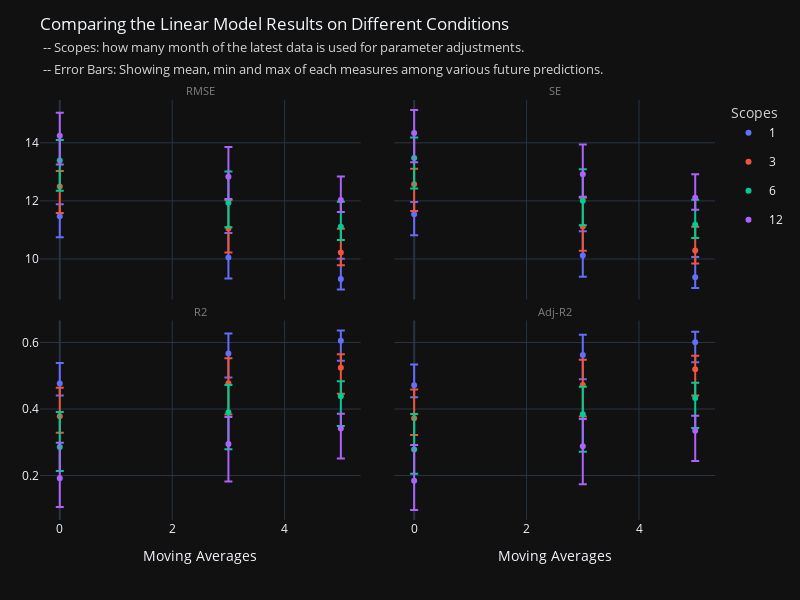
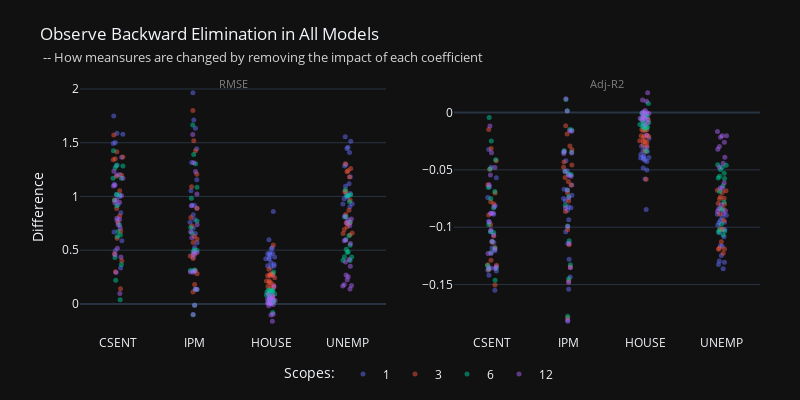

Notebook code cell kept with these figures, in order:
### Markdown cell above
### Multiple Non-linear Regression

### Code cell
R2 = Regression(df)
R2.create_data(['CSENT', 'IPM', 'HOUSE', 'UNEMP'], 'SP500', [1,3,5], [1,2,3,4,5,6], 1)

fig1_1, fig1_2 = R2.model_result(scopes=[1,3,6,12], model_name='Linear')

fig1_1.show()
fig1_2.show()

### Figure 1 — Plotly figure (JSON) as saved in the notebook; plotly's stock layout.template omitted (floating-point values rounded to 4 significant figures)
{"data": [{"error_y": {"array": [0.4148, 0.8352, 0.692], "arrayminus": [0.7197, 0.724, 0.3659]}, "hovertemplate": "SC=1<br>MA=%{x}<br>RMSE_mean=%{y}<extra></extra>", "legendgroup": "1", "marker": {"color": "#636efa", "symbol": "circle"}, "mode": "markers", "name": "1", "orientation": "v", "showlegend": true, "type": "scatter", "x": [0, 3, 5], "xaxis": "x", "y": [11.47, 10.06, 9.314], "yaxis": "y"}, {"error_y": {"array": [0.5296, 0.9835, 0.8144], "arrayminus": [0.9132, 0.827, 0.4399]}, "hovertemplate": "SC=3<br>MA=%{x}<br>RMSE_mean=%{y}<extra></extra>", "legendgroup": "3", "marker": {"color": "#EF553B", "symbol": "circle"}, "mode": "markers", "name": "3", "orientation": "v", "showlegend": true, "type": "scatter", "x": [0, 3, 5], "xaxis": "x", "y": [12.5, 11.05, 10.22], "yaxis": "y"}, {"error_y": {"array": [0.7039, 1.077, 0.8617], "arrayminus": [1.043, 0.8362, 0.4496]}, "hovertemplate": "SC=6<br>MA=%{x}<br>RMSE_mean=%{y}<extra></extra>", "legendgroup": "6", "marker": {"color": "#00cc96", "symbol": "circle"}, "mode": "markers", "name": "6", "orientation": "v", "showlegend": true, "type": "scatter", "x": [0, 3, 5], "xaxis": "x", "y": [13.39, 11.93, 11.11], "yaxis": "y"}, {"error_y": {"array": [0.7909, 1.025, 0.8072], "arrayminus": [0.9944, 0.77, 0.409]}, "hovertemplate": "SC=12<br>MA=%{x}<br>RMSE_mean=%{y}<extra></extra>", "legendgroup": "12", "marker": {"color": "#ab63fa", "symbol": "circle"}, "mode": "markers", "name": "12", "orientation": "v", "showlegend": true, "type": "scatter", "x": [0, 3, 5], "xaxis": "x", "y": [14.25, 12.83, 12.03], "yaxis": "y"}, {"error_y": {"array": [0.4178, 0.8407, 0.6967], "arrayminus": [0.7245, 0.7289, 0.3683]}, "hovertemplate": "SC=1<br>MA=%{x}<br>SE_mean=%{y}<extra></extra>", "legendgroup": "1", "marker": {"color": "#636efa", "symbol": "circle"}, "mode": "markers", "name": "1", "orientation": "v", "showlegend": false, "type": "scatter", "x": [0, 3, 5], "xaxis": "x2", "y": [11.54, 10.12, 9.372], "yaxis": "y2"}, {"error_y": {"array": [0.5333, 0.99, 0.8199], "arrayminus": [0.9192, 0.8325, 0.4428]}, "hovertemplate": "SC=3<br>MA=%{x}<br>SE_mean=%{y}<extra></extra>", "legendgroup": "3", "marker": {"color": "#EF553B", "symbol": "circle"}, "mode": "markers", "name": "3", "orientation": "v", "showlegend": false, "type": "scatter", "x": [0, 3, 5], "xaxis": "x2", "y": [12.57, 11.11, 10.29], "yaxis": "y2"}, {"error_y": {"array": [0.7087, 1.084, 0.8675], "arrayminus": [1.049, 0.8417, 0.4526]}, "hovertemplate": "SC=6<br>MA=%{x}<br>SE_mean=%{y}<extra></extra>", "legendgroup": "6", "marker": {"color": "#00cc96", "symbol": "circle"}, "mode": "markers", "name": "6", "orientation": "v", "showlegend": false, "type": "scatter", "x": [0, 3, 5], "xaxis": "x2", "y": [13.48, 12.01, 11.17], "yaxis": "y2"}, {"error_y": {"array": [0.7963, 1.031, 0.8127], "arrayminus": [1.001, 0.7752, 0.4118]}, "hovertemplate": "SC=12<br>MA=%{x}<br>SE_mean=%{y}<extra></extra>", "legendgroup": "12", "marker": {"color": "#ab63fa", "symbol": "circle"}, "mode": "markers", "name": "12", "orientation": "v", "showlegend": false, "type": "scatter", "x": [0, 3, 5], "xaxis": "x2", "y": [14.33, 12.91, 12.11], "yaxis": "y2"}, {"error_y": {"array": [0.06188, 0.05989, 0.03114], "arrayminus": [0.03559, 0.07231, 0.06004]}, "hovertemplate": "SC=1<br>MA=%{x}<br>R2_mean=%{y}<extra></extra>", "legendgroup": "1", "marker": {"color": "#636efa", "symbol": "circle"}, "mode": "markers", "name": "1", "orientation": "v", "showlegend": false, "type": "scatter", "x": [0, 3, 5], "xaxis": "x3", "y": [0.4766, 0.567, 0.6052], "yaxis": "y3"}, {"error_y": {"array": [0.08572, 0.07522, 0.04081], "arrayminus": [0.04997, 0.09384, 0.07771]}, "hovertemplate": "SC=3<br>MA=%{x}<br>R2_mean=%{y}<extra></extra>", "legendgroup": "3", "marker": {"color": "#EF553B", "symbol": "circle"}, "mode": "markers", "name": "3", "orientation": "v", "showlegend": false, "type": "scatter", "x": [0, 3, 5], "xaxis": "x3", "y": [0.3784, 0.4773, 0.524], "yaxis": "y3"}, {"error_y": {"array": [0.1051, 0.08219, 0.04533], "arrayminus": [0.07223, 0.1113, 0.08928]}, "hovertemplate": "SC=6<br>MA=%{x}<br>R2_mean=%{y}<extra></extra>", "legendgroup": "6", "marker": {"color": "#00cc96", "symbol": "circle"}, "mode": "markers", "name": "6", "orientation": "v", "showlegend": false, "type": "scatter", "x": [0, 3, 5], "xaxis": "x3", "y": [0.2856, 0.3902, 0.4386], "yaxis": "y3"}, {"error_y": {"array": [0.1067, 0.08114, 0.04466], "arrayminus": [0.0869, 0.1135, 0.09029]}, "hovertemplate": "SC=12<br>MA=%{x}<br>R2_mean=%{y}<extra></extra>", "legendgroup": "12", "marker": {"color": "#ab63fa", "symbol": "circle"}, "mode": "markers", "name": "12", "orientation": "v", "showlegend": false, "type": "scatter", "x": [0, 3, 5], "xaxis": "x3", "y": [0.1919, 0.2952, 0.3415], "yaxis": "y3"}, {"error_y": {"array": [0.06252, 0.06051, 0.03146], "arrayminus": [0.03597, 0.07305, 0.06066]}, "hovertemplate": "SC=1<br>MA=%{x}<br>Adj-R2_mean=%{y}<extra></extra>", "legendgroup": "1", "marker": {"color": "#636efa", "symbol": "circle"}, "mode": "markers", "name": "1", "orientation": "v", "showlegend": false, "type": "scatter", "x": [0, 3, 5], "xaxis": "x4", "y": [0.4714, 0.5627, 0.6012], "yaxis": "y4"}, {"error_y": {"array": [0.08659, 0.076, 0.04123], "arrayminus": [0.0505, 0.0948, 0.07851]}, "hovertemplate": "SC=3<br>MA=%{x}<br>Adj-R2_mean=%{y}<extra></extra>", "legendgroup": "3", "marker": {"color": "#EF553B", "symbol": "circle"}, "mode": "markers", "name": "3", "orientation": "v", "showlegend": false, "type": "scatter", "x": [0, 3, 5], "xaxis": "x4", "y": [0.3723, 0.4721, 0.5193], "yaxis": "y4"}, {"error_y": {"array": [0.1062, 0.08304, 0.0458], "arrayminus": [0.07298, 0.1124, 0.09021]}, "hovertemplate": "SC=6<br>MA=%{x}<br>Adj-R2_mean=%{y}<extra></extra>", "legendgroup": "6", "marker": {"color": "#00cc96", "symbol": "circle"}, "mode": "markers", "name": "6", "orientation": "v", "showlegend": false, "type": "scatter", "x": [0, 3, 5], "xaxis": "x4", "y": [0.2786, 0.3841, 0.433], "yaxis": "y4"}, {"error_y": {"array": [0.1078, 0.08198, 0.04512], "arrayminus": [0.0878, 0.1147, 0.09123]}, "hovertemplate": "SC=12<br>MA=%{x}<br>Adj-R2_mean=%{y}<extra></extra>", "legendgroup": "12", "marker": {"color": "#ab63fa", "symbol": "circle"}, "mode": "markers", "name": "12", "orientation": "v", "showlegend": false, "type": "scatter", "x": [0, 3, 5], "xaxis": "x4", "y": [0.184, 0.2882, 0.3349], "yaxis": "y4"}], "layout": {"annotations": [{"font": {"color": "grey", "size": 11}, "showarrow": false, "text": "RMSE", "x": 0.2375, "xanchor": "center", "xref": "paper", "y": 1, "yanchor": "bottom", "yref": "paper"}, {"font": {"color": "grey", "size": 11}, "showarrow": false, "text": "SE", "x": 0.7625, "xanchor": "center", "xref": "paper", "y": 1, "yanchor": "bottom", "yref": "paper"}, {"font": {"color": "grey", "size": 11}, "showarrow": false, "text": "R2", "x": 0.2375, "xanchor": "center", "xref": "paper", "y": 0.475, "yanchor": "bottom", "yref": "paper"}, {"font": {"color": "grey", "size": 11}, "showarrow": false, "text": "Adj-R2", "x": 0.7625, "xanchor": "center", "xref": "paper", "y": 0.475, "yanchor": "bottom", "yref": "paper"}], "height": 600, "legend": {"title": {"font": {"color": "lightgrey"}, "text": "Scopes"}}, "margin": {"l": 40, "r": 40, "t": 100}, "title": {"text": "Comparing the Linear Model Results on Different Conditions<br><span style=\"font-size: 12.5px; color: lightgrey;\"> -- Scopes: how many month of the latest data is used for parameter adjustments.</span><br><span style=\"font-size: 12.5px; color: lightgrey;\"> -- Error Bars: Showing mean, min and max of each measures among various future predictions.</span>", "y": 0.95, "yanchor": "top"}, "width": 800, "xaxis": {"anchor": "y", "domain": [0, 0.475], "matches": "x3", "showticklabels": false}, "xaxis2": {"anchor": "y2", "domain": [0.525, 1], "matches": "x4", "showticklabels": false}, "xaxis3": {"anchor": "y3", "domain": [0, 0.475], "title": {"text": "Moving Averages"}}, "xaxis4": {"anchor": "y4", "domain": [0.525, 1], "title": {"text": "Moving Averages"}}, "yaxis": {"anchor": "x", "domain": [0.525, 1]}, "yaxis2": {"anchor": "x2", "domain": [0.525, 1], "matches": "y", "showticklabels": false}, "yaxis3": {"anchor": "x3", "domain": [0, 0.475]}, "yaxis4": {"anchor": "x4", "domain": [0, 0.475], "matches": "y3", "showticklabels": false}}}

### Figure 2 — Plotly figure (JSON) as saved in the notebook; plotly's stock layout.template omitted (floating-point values rounded to 4 significant figures)
{"data": [{"alignmentgroup": "True", "boxpoints": "all", "fillcolor": "rgba(255,255,255,0)", "hoveron": "points", "hovertemplate": "scope=1<br>theta=%{x}<br>diff=%{y}<extra></extra>", "legendgroup": "1", "line": {"color": "rgba(255,255,255,0)"}, "marker": {"color": "#636efa", "opacity": 0.5, "size": 5}, "name": "1", "offsetgroup": "1", "orientation": "v", "pointpos": 0, "showlegend": true, "type": "box", "x": ["CSENT", "IPM", "HOUSE", "UNEMP", "CSENT", "IPM", "HOUSE", "UNEMP", "CSENT", "IPM", "HOUSE", "UNEMP", "CSENT", "IPM", "HOUSE", "UNEMP", "CSENT", "IPM", "HOUSE", "UNEMP", "CSENT", "IPM", "HOUSE", "UNEMP", "CSENT", "IPM", "HOUSE", "UNEMP", "CSENT", "IPM", "HOUSE", "UNEMP", "CSENT", "IPM", "HOUSE", "UNEMP", "CSENT", "IPM", "HOUSE", "UNEMP", "CSENT", "IPM", "HOUSE", "UNEMP", "CSENT", "IPM", "HOUSE", "UNEMP", "CSENT", "IPM", "HOUSE", "UNEMP", "CSENT", "IPM", "HOUSE", "UNEMP", "CSENT", "IPM", "HOUSE", "UNEMP", "CSENT", "IPM", "HOUSE", "UNEMP", "CSENT", "IPM", "HOUSE", "UNEMP", "CSENT", "IPM", "HOUSE", "UNEMP"], "x0": " ", "xaxis": "x", "y": [1.285, 0.9192, 0.3844, 1.184, 1.015, 0.8295, 0.3417, 1.007, 0.7776, 0.7045, 0.3554, 0.933, 0.5869, 0.5685, 0.4318, 0.9052, 0.494, 0.5253, 0.5968, 0.9301, 0.3348, 0.4352, 0.8596, 1.029, 1.578, 1.634, 0.3687, 1.556, 1.749, 1.317, 0.4717, 1.512, 1.493, 1.052, 0.4585, 1.297, 1.114, 0.8898, 0.4178, 1.095, 0.8487, 0.7596, 0.4199, 0.9959, 0.6699, 0.6546, 0.5218, 0.9785, 0.9996, 1.965, 0.2636, 1.447, 1.364, 1.711, 0.3522, 1.458, 1.588, 1.443, 0.4362, 1.408, 1.503, 1.156, 0.4672, 1.284, 1.204, 0.9171, 0.4703, 1.118, 0.9223, 0.7846, 0.5138, 1.016], "y0": " ", "yaxis": "y"}, {"alignmentgroup": "True", "boxpoints": "all", "fillcolor": "rgba(255,255,255,0)", "hoveron": "points", "hovertemplate": "scope=1<br>theta=%{x}<br>diff=%{y}<extra></extra>", "legendgroup": "1", "line": {"color": "rgba(255,255,255,0)"}, "marker": {"color": "#636efa", "opacity": 0.5, "size": 5}, "name": "1", "offsetgroup": "1", "orientation": "v", "pointpos": 0, "showlegend": false, "type": "box", "x": ["CSENT", "IPM", "HOUSE", "UNEMP", "CSENT", "IPM", "HOUSE", "UNEMP", "CSENT", "IPM", "HOUSE", "UNEMP", "CSENT", "IPM", "HOUSE", "UNEMP", "CSENT", "IPM", "HOUSE", "UNEMP", "CSENT", "IPM", "HOUSE", "UNEMP", "CSENT", "IPM", "HOUSE", "UNEMP", "CSENT", "IPM", "HOUSE", "UNEMP", "CSENT", "IPM", "HOUSE", "UNEMP", "CSENT", "IPM", "HOUSE", "UNEMP", "CSENT", "IPM", "HOUSE", "UNEMP", "CSENT", "IPM", "HOUSE", "UNEMP", "CSENT", "IPM", "HOUSE", "UNEMP", "CSENT", "IPM", "HOUSE", "UNEMP", "CSENT", "IPM", "HOUSE", "UNEMP", "CSENT", "IPM", "HOUSE", "UNEMP", "CSENT", "IPM", "HOUSE", "UNEMP", "CSENT", "IPM", "HOUSE", "UNEMP"], "x0": " ", "xaxis": "x2", "y": [-0.118, -0.0831, -0.03392, -0.1083, -0.09477, -0.07684, -0.03098, -0.09399, -0.07417, -0.06698, -0.03329, -0.08957, -0.0568, -0.05498, -0.04152, -0.08875, -0.04773, -0.05082, -0.0579, -0.09148, -0.03226, -0.0421, -0.08461, -0.1019, -0.1382, -0.1435, -0.03036, -0.1361, -0.155, -0.1142, -0.0392, -0.1325, -0.1356, -0.09356, -0.03959, -0.1167, -0.1038, -0.08206, -0.03768, -0.102, -0.08096, -0.07217, -0.03927, -0.09563, -0.06472, -0.0632, -0.05007, -0.09582, -0.08815, -0.182, -0.02235, -0.1305, -0.1205, -0.154, -0.0295, -0.1295, -0.1419, -0.128, -0.03667, -0.1247, -0.1375, -0.1039, -0.04053, -0.1161, -0.1134, -0.08515, -0.0427, -0.1049, -0.0886, -0.07488, -0.04839, -0.09804], "y0": " ", "yaxis": "y2"}, {"alignmentgroup": "True", "boxpoints": "all", "fillcolor": "rgba(255,255,255,0)", "hoveron": "points", "hovertemplate": "scope=3<br>theta=%{x}<br>diff=%{y}<extra></extra>", "legendgroup": "3", "line": {"color": "rgba(255,255,255,0)"}, "marker": {"color": "#EF553B", "opacity": 0.5, "size": 5}, "name": "3", "offsetgroup": "3", "orientation": "v", "pointpos": 0, "showlegend": true, "type": "box", "x": ["CSENT", "IPM", "HOUSE", "UNEMP", "CSENT", "IPM", "HOUSE", "UNEMP", "CSENT", "IPM", "HOUSE", "UNEMP", "CSENT", "IPM", "HOUSE", "UNEMP", "CSENT", "IPM", "HOUSE", "UNEMP", "CSENT", "IPM", "HOUSE", "UNEMP", "CSENT", "IPM", "HOUSE", "UNEMP", "CSENT", "IPM", "HOUSE", "UNEMP", "CSENT", "IPM", "HOUSE", "UNEMP", "CSENT", "IPM", "HOUSE", "UNEMP", "CSENT", "IPM", "HOUSE", "UNEMP", "CSENT", "IPM", "HOUSE", "UNEMP", "CSENT", "IPM", "HOUSE", "UNEMP", "CSENT", "IPM", "HOUSE", "UNEMP", "CSENT", "IPM", "HOUSE", "UNEMP", "CSENT", "IPM", "HOUSE", "UNEMP", "CSENT", "IPM", "HOUSE", "UNEMP", "CSENT", "IPM", "HOUSE", "UNEMP"], "x0": " ", "xaxis": "x", "y": [1.197, 0.7257, 0.2149, 0.9681, 0.889, 0.5716, 0.1546, 0.7543, 0.6119, 0.4223, 0.1498, 0.6609, 0.4025, 0.281, 0.1974, 0.6416, 0.2987, 0.1796, 0.3215, 0.6547, 0.142, 0.1099, 0.5478, 0.7456, 1.366, 1.424, 0.1761, 1.304, 1.572, 1.091, 0.2781, 1.261, 1.35, 0.8033, 0.2621, 1.047, 0.9675, 0.6038, 0.2141, 0.8324, 0.6755, 0.4455, 0.1974, 0.7191, 0.4677, 0.3089, 0.2712, 0.692, 0.8186, 1.8, 0.06957, 1.231, 1.188, 1.517, 0.1629, 1.239, 1.416, 1.206, 0.2434, 1.181, 1.341, 0.8893, 0.2709, 1.043, 1.053, 0.629, 0.2628, 0.8714, 0.7589, 0.4618, 0.2834, 0.7568], "y0": " ", "yaxis": "y"}, {"alignmentgroup": "True", "boxpoints": "all", "fillcolor": "rgba(255,255,255,0)", "hoveron": "points", "hovertemplate": "scope=3<br>theta=%{x}<br>diff=%{y}<extra></extra>", "legendgroup": "3", "line": {"color": "rgba(255,255,255,0)"}, "marker": {"color": "#EF553B", "opacity": 0.5, "size": 5}, "name": "3", "offsetgroup": "3", "orientation": "v", "pointpos": 0, "showlegend": false, "type": "box", "x": ["CSENT", "IPM", "HOUSE", "UNEMP", "CSENT", "IPM", "HOUSE", "UNEMP", "CSENT", "IPM", "HOUSE", "UNEMP", "CSENT", "IPM", "HOUSE", "UNEMP", "CSENT", "IPM", "HOUSE", "UNEMP", "CSENT", "IPM", "HOUSE", "UNEMP", "CSENT", "IPM", "HOUSE", "UNEMP", "CSENT", "IPM", "HOUSE", "UNEMP", "CSENT", "IPM", "HOUSE", "UNEMP", "CSENT", "IPM", "HOUSE", "UNEMP", "CSENT", "IPM", "HOUSE", "UNEMP", "CSENT", "IPM", "HOUSE", "UNEMP", "CSENT", "IPM", "HOUSE", "UNEMP", "CSENT", "IPM", "HOUSE", "UNEMP", "CSENT", "IPM", "HOUSE", "UNEMP", "CSENT", "IPM", "HOUSE", "UNEMP", "CSENT", "IPM", "HOUSE", "UNEMP", "CSENT", "IPM", "HOUSE", "UNEMP"], "x0": " ", "xaxis": "x2", "y": [-0.1176, -0.06993, -0.02027, -0.09423, -0.08934, -0.05671, -0.01508, -0.0754, -0.06302, -0.04317, -0.01515, -0.06819, -0.0421, -0.02925, -0.02049, -0.06773, -0.03135, -0.01877, -0.03377, -0.06965, -0.01486, -0.01149, -0.05824, -0.07986, -0.1289, -0.1347, -0.01571, -0.1227, -0.1504, -0.1021, -0.02504, -0.1189, -0.1328, -0.07708, -0.02454, -0.1016, -0.09791, -0.06015, -0.02097, -0.08375, -0.07014, -0.04582, -0.0201, -0.07481, -0.04935, -0.03239, -0.02839, -0.0737, -0.07773, -0.1791, -0.006367, -0.1192, -0.1131, -0.1469, -0.01475, -0.1184, -0.1368, -0.1153, -0.02219, -0.1128, -0.1331, -0.08639, -0.02555, -0.102, -0.1078, -0.06316, -0.02595, -0.08847, -0.07953, -0.04776, -0.02908, -0.07931], "y0": " ", "yaxis": "y2"}, {"alignmentgroup": "True", "boxpoints": "all", "fillcolor": "rgba(255,255,255,0)", "hoveron": "points", "hovertemplate": "scope=6<br>theta=%{x}<br>diff=%{y}<extra></extra>", "legendgroup": "6", "line": {"color": "rgba(255,255,255,0)"}, "marker": {"color": "#00cc96", "opacity": 0.5, "size": 5}, "name": "6", "offsetgroup": "6", "orientation": "v", "pointpos": 0, "showlegend": true, "type": "box", "x": ["CSENT", "IPM", "HOUSE", "UNEMP", "CSENT", "IPM", "HOUSE", "UNEMP", "CSENT", "IPM", "HOUSE", "UNEMP", "CSENT", "IPM", "HOUSE", "UNEMP", "CSENT", "IPM", "HOUSE", "UNEMP", "CSENT", "IPM", "HOUSE", "UNEMP", "CSENT", "IPM", "HOUSE", "UNEMP", "CSENT", "IPM", "HOUSE", "UNEMP", "CSENT", "IPM", "HOUSE", "UNEMP", "CSENT", "IPM", "HOUSE", "UNEMP", "CSENT", "IPM", "HOUSE", "UNEMP", "CSENT", "IPM", "HOUSE", "UNEMP", "CSENT", "IPM", "HOUSE", "UNEMP", "CSENT", "IPM", "HOUSE", "UNEMP", "CSENT", "IPM", "HOUSE", "UNEMP", "CSENT", "IPM", "HOUSE", "UNEMP", "CSENT", "IPM", "HOUSE", "UNEMP", "CSENT", "IPM", "HOUSE", "UNEMP"], "x0": " ", "xaxis": "x", "y": [1.169, 0.6599, 0.09184, 0.7601, 0.9137, 0.4883, 0.03837, 0.5454, 0.6269, 0.3083, 0.02278, 0.4384, 0.3676, 0.1337, 0.0315, 0.4066, 0.2196, -0.01334, 0.1097, 0.405, 0.03934, -0.1013, 0.2968, 0.4845, 1.17, 1.305, 0.01725, 1.061, 1.426, 0.983, 0.1195, 1.017, 1.292, 0.7111, 0.1193, 0.8098, 0.9641, 0.5019, 0.08407, 0.5977, 0.6729, 0.3145, 0.05471, 0.4775, 0.4317, 0.1359, 0.09383, 0.436, 0.641, 1.664, -0.07926, 1.004, 1.014, 1.391, 0.004982, 1.011, 1.282, 1.085, 0.08571, 0.9502, 1.268, 0.7724, 0.1242, 0.8101, 1.02, 0.5001, 0.1226, 0.6349, 0.7349, 0.3112, 0.1301, 0.5094], "y0": " ", "yaxis": "y"}, {"alignmentgroup": "True", "boxpoints": "all", "fillcolor": "rgba(255,255,255,0)", "hoveron": "points", "hovertemplate": "scope=6<br>theta=%{x}<br>diff=%{y}<extra></extra>", "legendgroup": "6", "line": {"color": "rgba(255,255,255,0)"}, "marker": {"color": "#00cc96", "opacity": 0.5, "size": 5}, "name": "6", "offsetgroup": "6", "orientation": "v", "pointpos": 0, "showlegend": false, "type": "box", "x": ["CSENT", "IPM", "HOUSE", "UNEMP", "CSENT", "IPM", "HOUSE", "UNEMP", "CSENT", "IPM", "HOUSE", "UNEMP", "CSENT", "IPM", "HOUSE", "UNEMP", "CSENT", "IPM", "HOUSE", "UNEMP", "CSENT", "IPM", "HOUSE", "UNEMP", "CSENT", "IPM", "HOUSE", "UNEMP", "CSENT", "IPM", "HOUSE", "UNEMP", "CSENT", "IPM", "HOUSE", "UNEMP", "CSENT", "IPM", "HOUSE", "UNEMP", "CSENT", "IPM", "HOUSE", "UNEMP", "CSENT", "IPM", "HOUSE", "UNEMP", "CSENT", "IPM", "HOUSE", "UNEMP", "CSENT", "IPM", "HOUSE", "UNEMP", "CSENT", "IPM", "HOUSE", "UNEMP", "CSENT", "IPM", "HOUSE", "UNEMP", "CSENT", "IPM", "HOUSE", "UNEMP", "CSENT", "IPM", "HOUSE", "UNEMP"], "x0": " ", "xaxis": "x2", "y": [-0.122, -0.06749, -0.009183, -0.07805, -0.09755, -0.0513, -0.003962, -0.05743, -0.06877, -0.03343, -0.002443, -0.04776, -0.04112, -0.01484, -0.003482, -0.04555, -0.02477, 0.001492, -0.01233, -0.04599, -0.004439, 0.01137, -0.0338, -0.05553, -0.1183, -0.1327, -0.001658, -0.1068, -0.1463, -0.09899, -0.01159, -0.1025, -0.1362, -0.07316, -0.01196, -0.08366, -0.1045, -0.05342, -0.008796, -0.06386, -0.07505, -0.03459, -0.005956, -0.05285, -0.04913, -0.01529, -0.01054, -0.04963, -0.06541, -0.1776, 0.007824, -0.1041, -0.1039, -0.1449, -0.0004874, -0.1036, -0.1334, -0.1119, -0.008442, -0.09736, -0.1355, -0.08078, -0.01262, -0.08486, -0.1125, -0.05397, -0.01302, -0.06892, -0.0832, -0.03462, -0.01437, -0.05714], "y0": " ", "yaxis": "y2"}, {"alignmentgroup": "True", "boxpoints": "all", "fillcolor": "rgba(255,255,255,0)", "hoveron": "points", "hovertemplate": "scope=12<br>theta=%{x}<br>diff=%{y}<extra></extra>", "legendgroup": "12", "line": {"color": "rgba(255,255,255,0)"}, "marker": {"color": "#ab63fa", "opacity": 0.5, "size": 5}, "name": "12", "offsetgroup": "12", "orientation": "v", "pointpos": 0, "showlegend": true, "type": "box", "x": ["CSENT", "IPM", "HOUSE", "UNEMP", "CSENT", "IPM", "HOUSE", "UNEMP", "CSENT", "IPM", "HOUSE", "UNEMP", "CSENT", "IPM", "HOUSE", "UNEMP", "CSENT", "IPM", "HOUSE", "UNEMP", "CSENT", "IPM", "HOUSE", "UNEMP", "CSENT", "IPM", "HOUSE", "UNEMP", "CSENT", "IPM", "HOUSE", "UNEMP", "CSENT", "IPM", "HOUSE", "UNEMP", "CSENT", "IPM", "HOUSE", "UNEMP", "CSENT", "IPM", "HOUSE", "UNEMP", "CSENT", "IPM", "HOUSE", "UNEMP", "CSENT", "IPM", "HOUSE", "UNEMP", "CSENT", "IPM", "HOUSE", "UNEMP", "CSENT", "IPM", "HOUSE", "UNEMP", "CSENT", "IPM", "HOUSE", "UNEMP", "CSENT", "IPM", "HOUSE", "UNEMP", "CSENT", "IPM", "HOUSE", "UNEMP"], "x0": " ", "xaxis": "x", "y": [1.104, 0.6167, 0.008882, 0.5618, 0.9404, 0.4601, 0.008464, 0.3514, 0.7062, 0.2937, 0.001621, 0.2258, 0.4585, 0.1359, -0.006015, 0.1718, 0.2922, -0.01214, 0.04228, 0.138, 0.09676, -0.09953, 0.1627, 0.1677, 0.945, 1.233, -0.0951, 0.816, 1.234, 0.9136, 0.007716, 0.79, 1.2, 0.6704, 0.04634, 0.5955, 0.9688, 0.4785, 0.04523, 0.3904, 0.7382, 0.3051, 0.03172, 0.2532, 0.5182, 0.1359, 0.05577, 0.1797, 0.4363, 1.577, -0.1618, 0.7543, 0.7968, 1.314, -0.1022, 0.7807, 1.097, 1.023, -0.01631, 0.7292, 1.169, 0.7371, 0.05422, 0.587, 1.008, 0.4799, 0.07882, 0.4121, 0.7859, 0.297, 0.09219, 0.2683], "y0": " ", "yaxis": "y"}, {"alignmentgroup": "True", "boxpoints": "all", "fillcolor": "rgba(255,255,255,0)", "hoveron": "points", "hovertemplate": "scope=12<br>theta=%{x}<br>diff=%{y}<extra></extra>", "legendgroup": "12", "line": {"color": "rgba(255,255,255,0)"}, "marker": {"color": "#ab63fa", "opacity": 0.5, "size": 5}, "name": "12", "offsetgroup": "12", "orientation": "v", "pointpos": 0, "showlegend": false, "type": "box", "x": ["CSENT", "IPM", "HOUSE", "UNEMP", "CSENT", "IPM", "HOUSE", "UNEMP", "CSENT", "IPM", "HOUSE", "UNEMP", "CSENT", "IPM", "HOUSE", "UNEMP", "CSENT", "IPM", "HOUSE", "UNEMP", "CSENT", "IPM", "HOUSE", "UNEMP", "CSENT", "IPM", "HOUSE", "UNEMP", "CSENT", "IPM", "HOUSE", "UNEMP", "CSENT", "IPM", "HOUSE", "UNEMP", "CSENT", "IPM", "HOUSE", "UNEMP", "CSENT", "IPM", "HOUSE", "UNEMP", "CSENT", "IPM", "HOUSE", "UNEMP", "CSENT", "IPM", "HOUSE", "UNEMP", "CSENT", "IPM", "HOUSE", "UNEMP", "CSENT", "IPM", "HOUSE", "UNEMP", "CSENT", "IPM", "HOUSE", "UNEMP", "CSENT", "IPM", "HOUSE", "UNEMP", "CSENT", "IPM", "HOUSE", "UNEMP"], "x0": " ", "xaxis": "x2", "y": [-0.1229, -0.06745, -0.0009496, -0.06132, -0.1067, -0.05132, -0.0009286, -0.03904, -0.08216, -0.03368, -0.000184, -0.02583, -0.05443, -0.01595, 0.0007028, -0.02019, -0.03508, 0.001443, -0.005033, -0.01648, -0.01167, 0.01192, -0.01967, -0.02027, -0.1025, -0.1353, 0.00989, -0.08807, -0.136, -0.09942, -0.0008095, -0.08556, -0.1356, -0.07422, -0.005006, -0.06574, -0.1122, -0.05442, -0.005061, -0.04425, -0.08779, -0.03572, -0.003676, -0.02958, -0.06296, -0.01629, -0.006665, -0.02157, -0.04783, -0.1811, 0.01729, -0.08379, -0.08793, -0.1481, 0.01085, -0.08609, -0.1229, -0.1142, 0.001744, -0.08045, -0.1344, -0.08325, -0.005954, -0.06589, -0.1193, -0.05567, -0.008997, -0.04767, -0.09543, -0.03539, -0.0109, -0.03194], "y0": " ", "yaxis": "y2"}], "layout": {"annotations": [{"font": {"color": "grey", "size": 11}, "showarrow": false, "text": "RMSE", "x": 0.225, "xanchor": "center", "xref": "paper", "y": 0.95, "yanchor": "bottom", "yref": "paper"}, {"font": {"color": "grey", "size": 11}, "showarrow": false, "text": "Adj-R2", "x": 0.775, "xanchor": "center", "xref": "paper", "y": 0.95, "yanchor": "bottom", "yref": "paper"}], "height": 400, "legend": {"orientation": "h", "title": {"text": "Scopes:"}, "x": 0.5, "xanchor": "center", "y": -0.1, "yanchor": "top"}, "margin": {"b": 60, "l": 80, "r": 40, "t": 80}, "title": {"text": "Observe Backward Elimination in All Models<br><span style=\"font-size: 12.5px; color: lightgrey;\"> -- How meansures are changed by removing the impact of each coefficient</span>"}, "width": 800, "xaxis": {"anchor": "y", "domain": [0, 0.45]}, "xaxis2": {"anchor": "y2", "domain": [0.55, 1]}, "yaxis": {"anchor": "x", "domain": [0, 1], "title": {"text": "Difference"}}, "yaxis2": {"anchor": "x2", "domain": [0, 1]}}}
